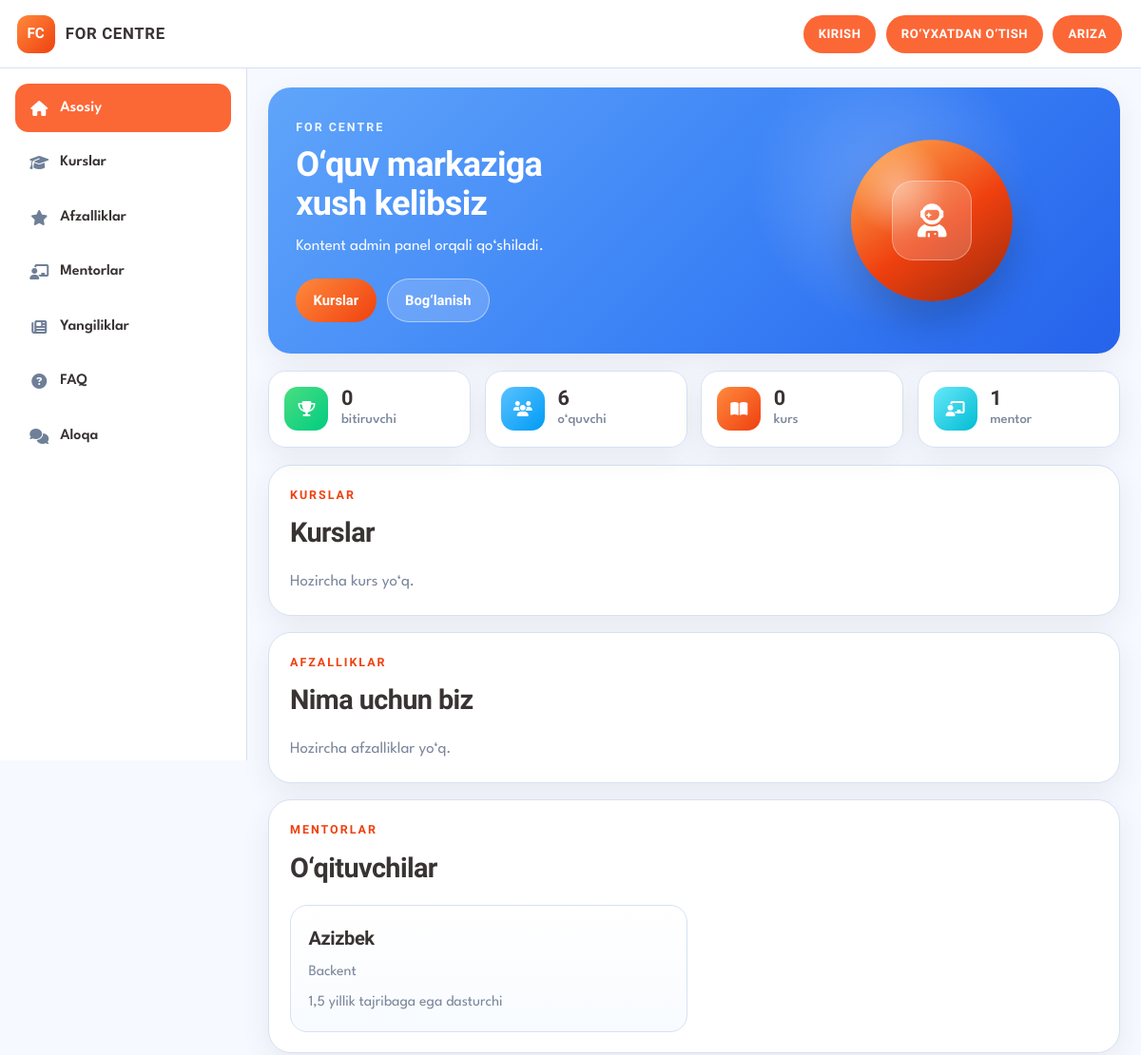
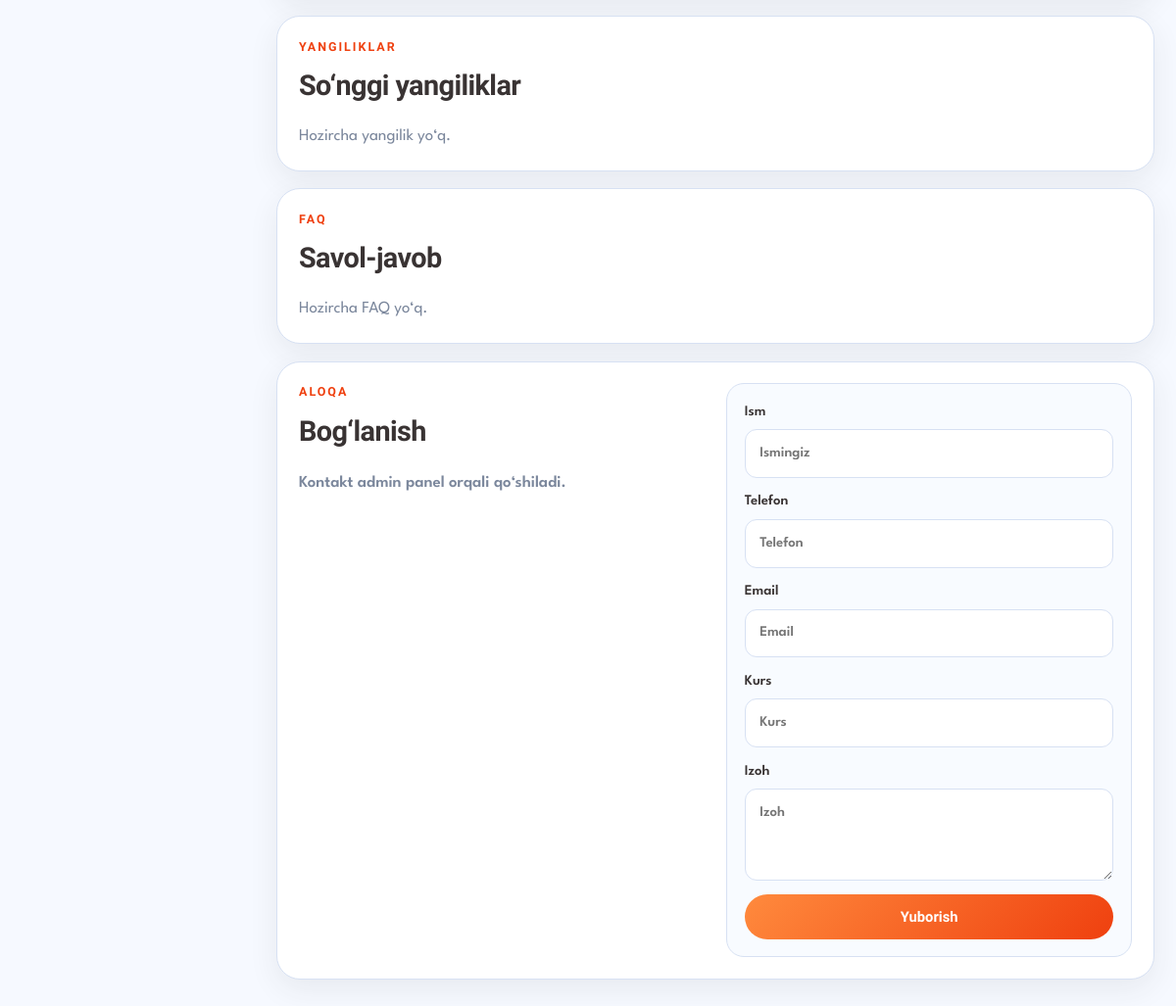
The page / on the database its author committed (2 pictures, top to bottom).
### cms/models.py (models this page shows, shortened)
class SiteSettings(models.Model):
    site_name = models.CharField(max_length=120, default="FOR CENTRE")
    hero_title = models.CharField(max_length=200, blank=True)
    hero_text = models.TextField(blank=True)
    phone = models.CharField(max_length=50, blank=True)
    email = models.EmailField(blank=True)
    telegram = models.CharField(max_length=100, blank=True)
    address = models.CharField(max_length=255, blank=True)
    work_time = models.CharField(max_length=120, blank=True)
    updated_at = models.DateTimeField(auto_now=True)
    class Meta:
        verbose_name = "Sayt sozlamasi"
        verbose_name_plural = "Sayt sozlamalari"
    @classmethod
    def get_solo(cls):
        obj, _ = cls.objects.get_or_create(pk=1)
        return obj

### learning/models.py (models this page shows, shortened)
class Teacher(models.Model):
    full_name = models.CharField(max_length=150)
    specialty = models.CharField(max_length=150, blank=True)
    bio = models.TextField(blank=True)
    photo = models.ImageField(upload_to="teachers/", blank=True, null=True)
    phone = models.CharField(max_length=30, blank=True)
    email = models.EmailField(blank=True)
    is_active = models.BooleanField(default=True, db_index=True)
    show_on_landing = models.BooleanField(default=True, db_index=True)
    sort_order = models.PositiveIntegerField(default=0)
    user = models.OneToOneField(
        settings.AUTH_USER_MODEL,
        on_delete=models.SET_NULL,
        null=True,
        blank=True,
        related_name="teacher_profile",
    )
    created_at = models.DateTimeField(auto_now_add=True)
    class Meta:
        ordering = ["sort_order", "full_name"]
        verbose_name = "O‘qituvchi"
        verbose_name_plural = "O‘qituvchilar"

### portal/views.py (the view)
# urls.py: path("", views.landing, name="landing"),
@require_http_methods(["GET", "POST"])
def landing(request):
    site = SiteSettings.get_solo()
    form = LeadForm(request.POST or None)
    if request.method == "POST" and form.is_valid():
        form.save()
        messages.success(request, "Arizangiz qabul qilindi.")
        return redirect("/#contact")
    context = {
        "site": site,
        "form": form,
        "banners": Banner.objects.filter(is_active=True),
        "courses": Course.objects.filter(is_published=True, show_on_landing=True),
        "features": Feature.objects.filter(is_active=True),
        "teachers": Teacher.objects.filter(is_active=True, show_on_landing=True),
        "news_list": News.objects.filter(is_published=True)[:6],
        "faqs": FAQ.objects.filter(is_active=True),
        "stats": platform_statistics(),
    }
    return render(request, "portal/landing.html", context)

### cms/forms.py (shortened to what this page needs)
class LeadForm(forms.ModelForm):
    class Meta:
        model = Lead
        fields = ["name", "phone", "email", "course_interest", "message"]
        widgets = {
            "name": forms.TextInput(attrs={"placeholder": "Ismingiz"}),
            "phone": forms.TextInput(attrs={"placeholder": "Telefon", "type": "tel"}),
            "email": forms.EmailInput(attrs={"placeholder": "Email"}),
            "course_interest": forms.TextInput(attrs={"placeholder": "Kurs"}),
            "message": forms.Textarea(attrs={"rows": 3, "placeholder": "Izoh"}),
        }

### learning/services.py (called while the page is built)
def platform_statistics() -> dict:
    return {
        "students_count": StudentProfile.objects.filter(
            user__profile__role=Role.STUDENT,
            user__is_active=True,
        ).count(),
        "graduates_count": StudentProfile.objects.filter(
            is_graduated=True,
            user__is_active=True,
        ).count(),
        "courses_count": Course.objects.filter(is_published=True).count(),
        "teachers_count": Teacher.objects.filter(is_active=True).count(),
        "published_courses_total": Course.objects.count(),
    }

### templates/portal/landing.html (shortened to what this page needs)
{% load static %}
<!DOCTYPE html>
<html lang="uz">
<head>
  <link rel="stylesheet" href="https://cdnjs.cloudflare.com/ajax/libs/font-awesome/6.6.0/css/all.min.css" />
  <link rel="stylesheet" href="{% static 'css/styles.css' %}" />
</head>
<body>
  <div class="app-shell">
    <header class="topbar">
      <a class="brand" href="#home">
        <span class="brand-mark">FC</span>
        <span class="brand-text">{{ site.site_name|default:"FOR CENTRE" }}</span>
      </a>
      <div class="topbar-right">
        <a class="topbar-cta" href="{% url 'accounts:login' %}">Kirish</a>
        <a class="topbar-cta" href="{% url 'accounts:register' %}">Ro‘yxatdan o‘tish</a>
        <a class="topbar-cta" href="#contact">Ariza</a>
      </div>
    </header>
    <aside class="sidebar" aria-label="Menyu">
      <nav class="sidebar-nav">
        <a class="sidebar-link active" href="#home"><i class="fa-solid fa-house"></i><span>Asosiy</span></a>
        <a class="sidebar-link" href="#courses"><i class="fa-solid fa-graduation-cap"></i><span>Kurslar</span></a>
        <a class="sidebar-link" href="#features"><i class="fa-solid fa-star"></i><span>Afzalliklar</span></a>
        <a class="sidebar-link" href="#teachers"><i class="fa-solid fa-chalkboard-user"></i><span>Mentorlar</span></a>
        <a class="sidebar-link" href="#news"><i class="fa-solid fa-newspaper"></i><span>Yangiliklar</span></a>
        <a class="sidebar-link" href="#faq"><i class="fa-solid fa-circle-question"></i><span>FAQ</span></a>
        <a class="sidebar-link" href="#contact"><i class="fa-solid fa-comments"></i><span>Aloqa</span></a>
      </nav>
    </aside>
    <main class="content" id="home">
      {% if banners %}
        {% for banner in banners %}
          <section class="welcome-hero">
            <div class="welcome-copy">
              <p class="eyebrow">{{ site.site_name }}</p>
              <h1>{{ banner.title }}</h1>
              {% if banner.subtitle %}<p class="welcome-lead">{{ banner.subtitle }}</p>{% endif %}
              <div class="welcome-actions">
                {% if banner.button_text and banner.button_url %}
                  <a class="btn btn-primary" href="{{ banner.button_url }}">{{ banner.button_text }}</a>
                {% endif %}
                <a class="btn btn-soft" href="#contact">Bog‘lanish</a>
              </div>
            </div>
            <div class="welcome-visual" aria-hidden="true">
              <div class="planet"></div>
              <div class="astronaut"><i class="fa-solid fa-user-astronaut"></i></div>
            </div>
          </section>
        {% endfor %}
      {% else %}
        <section class="welcome-hero">
          <div class="welcome-copy">
            <p class="eyebrow">{{ site.site_name }}</p>
            <h1>{% if site.hero_title %}{{ site.hero_title }}{% else %}O‘quv markaziga xush kelibsiz{% endif %}</h1>
            <p class="welcome-lead">{% if site.hero_text %}{{ site.hero_text }}{% else %}Kontent admin panel orqali qo‘shiladi.{% endif %}</p>
            <div class="welcome-actions">
              <a class="btn btn-primary" href="#courses">Kurslar</a>
              <a class="btn btn-soft" href="#contact">Bog‘lanish</a>
            </div>
          </div>
          <div class="welcome-visual" aria-hidden="true">
            <div class="planet"></div>
            <div class="astronaut"><i class="fa-solid fa-user-astronaut"></i></div>
          </div>
        </section>
      {% endif %}
      <section class="metrics">
        <article class="metric-card">
          <div class="metric-icon green"><i class="fa-solid fa-trophy"></i></div>
          <div><strong>{{ stats.graduates_count }}</strong><span>bitiruvchi</span></div>
        </article>
        <article class="metric-card">
          <div class="metric-icon blue"><i class="fa-solid fa-users"></i></div>
          <div><strong>{{ stats.students_count }}</strong><span>o‘quvchi</span></div>
        </article>
        <article class="metric-card">
          <div class="metric-icon orange"><i class="fa-solid fa-book-open"></i></div>
          <div><strong>{{ stats.courses_count }}</strong><span>kurs</span></div>
        </article>
        <article class="metric-card">
          <div class="metric-icon cyan"><i class="fa-solid fa-chalkboard-user"></i></div>
          <div><strong>{{ stats.teachers_count }}</strong><span>mentor</span></div>
        </article>
      </section>
      <section class="panel" id="courses">
        <div class="panel-head"><div><p class="eyebrow">Kurslar</p><h2>Kurslar</h2></div></div>
        {% if courses %}
          <div class="course-grid">
            {% for course in courses %}
              <article class="course-card">
                {% if course.subject %}<div class="course-badge">{{ course.subject.title }}</div>{% endif %}
                <h3>{{ course.title }}</h3>
                {% if course.short_description %}<p>{{ course.short_description }}</p>{% endif %}
                {% if course.duration %}<div class="course-foot"><span>{{ course.duration }}</span></div>{% endif %}
              </article>
            {% endfor %}
          </div>
        {% else %}
          <p class="section-lead empty-hint">Hozircha kurs yo‘q.</p>
        {% endif %}
      </section>
      <section class="panel" id="features">
        <div class="panel-head"><div><p class="eyebrow">Afzalliklar</p><h2>Nima uchun biz</h2></div></div>
        {% if features %}
          <div class="feature-list">
            {% for item in features %}
              <article class="feature-item">
                <div class="feature-icon"><i class="{{ item.icon|default:'fa-solid fa-check' }}"></i></div>
                <div>
                  <h3>{{ item.title }}</h3>
                  {% if item.description %}<p>{{ item.description }}</p>{% endif %}
                </div>
              </article>
            {% endfor %}
          </div>
        {% else %}
          <p class="section-lead empty-hint">Hozircha afzalliklar yo‘q.</p>
        {% endif %}
      </section>
      <section class="panel" id="teachers">
        <div class="panel-head"><div><p class="eyebrow">Mentorlar</p><h2>O‘qituvchilar</h2></div></div>
        {% if teachers %}
          <div class="course-grid">
            {% for t in teachers %}
              <article class="course-card">
                <h3>{{ t.full_name }}</h3>
                {% if t.specialty %}<p>{{ t.specialty }}</p>{% endif %}
                {% if t.bio %}<p>{{ t.bio }}</p>{% endif %}
              </article>
            {% endfor %}
          </div>
        {% else %}
          <p class="section-lead empty-hint">Hozircha mentor yo‘q.</p>
        {% endif %}
      </section>
      <section class="panel" id="news">
        <div class="panel-head"><div><p class="eyebrow">Yangiliklar</p><h2>So‘nggi yangiliklar</h2></div></div>
        {% if news_list %}
          <div class="course-grid">
            {% for n in news_list %}
              <article class="course-card">
                <h3>{{ n.title }}</h3>
                {% if n.excerpt %}<p>{{ n.excerpt }}</p>{% endif %}
              </article>
            {% endfor %}
          </div>
        {% else %}
          <p class="section-lead empty-hint">Hozircha yangilik yo‘q.</p>
        {% endif %}
      </section>
      <section class="panel" id="faq">
        <div class="panel-head"><div><p class="eyebrow">FAQ</p><h2>Savol-javob</h2></div></div>
        {% if faqs %}
          <div class="feature-list">
            {% for f in faqs %}
              <article class="feature-item">
                <div>
                  <h3>{{ f.question }}</h3>
                  <p>{{ f.answer }}</p>
                </div>
              </article>
            {% endfor %}
          </div>
        {% else %}
          <p class="section-lead empty-hint">Hozircha FAQ yo‘q.</p>
        {% endif %}
      </section>
      <section class="panel contact-panel" id="contact">
        <div class="contact-grid">
          <div>
            <p class="eyebrow">Aloqa</p>
            <h2>Bog‘lanish</h2>
            <div class="contact-details">
              {% if not site.phone and not site.email and not site.telegram and not site.address %}
                <p class="section-lead empty-hint">Kontakt admin panel orqali qo‘shiladi.</p>
              {% endif %}
            </div>
          </div>
          <form class="contact-form" method="post" action="{% url 'portal:landing' %}#contact">
            <label>Ism {{ form.name }}</label>
            <label>Telefon {{ form.phone }}{% if form.phone.errors %}<span class="field-error">{{ form.phone.errors.0 }}</span>{% endif %}</label>
            <label>Email {{ form.email }}</label>
            <label>Kurs {{ form.course_interest }}</label>
            <label>Izoh {{ form.message }}</label>
            <button class="btn btn-primary" type="submit">Yuborish</button>
          </form>
        </div>
      </section>
    </main>
  </div>
</body>
</html>

### rows shown on the page
SiteSettings: site_name "FOR CENTRE"
Teacher: full_name "Azizbek", specialty "Backent", bio "1,5 yillik tajribaga ega dasturchi"

### other values the page prints
{{ stats.graduates_count }} "0"
{{ stats.students_count }} "6"
{{ stats.courses_count }} "0"
{{ stats.teachers_count }} "1"
